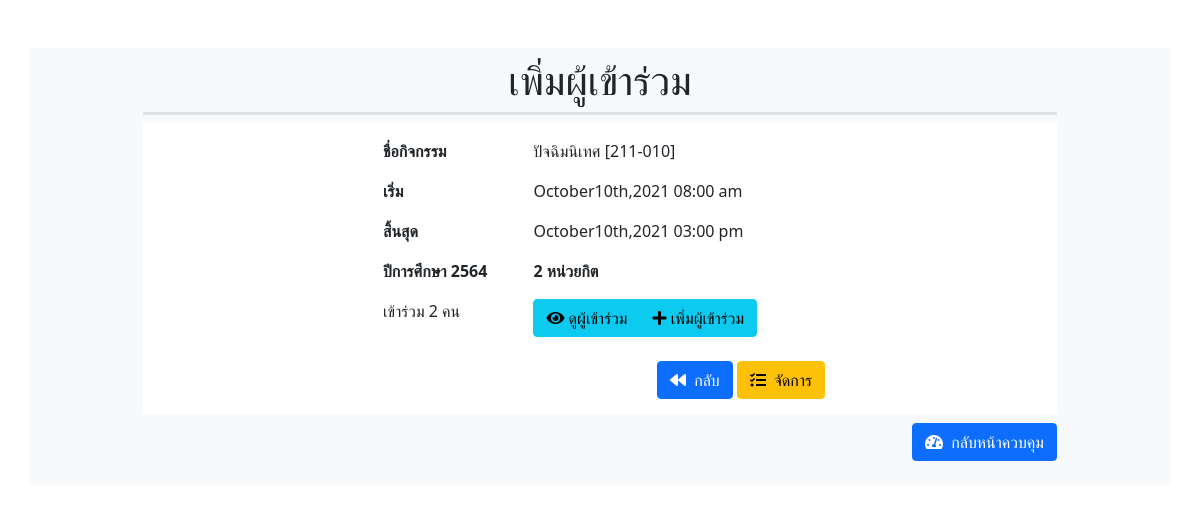
Screenshot of /sys/std/?id=10 (signed in) with the database file from the repository.
### tables this page shows
CREATE TABLE `tb_event` (
  `EID` int(3) UNSIGNED ZEROFILL NOT NULL,
  `eventTitle` varchar(50) NOT NULL,
  `eventOfYear` varchar(4) NOT NULL,
  `eventCredit` int(1) UNSIGNED NOT NULL DEFAULT 3,
  `eventType` enum('กิจกรรมบังคับ','กิจกรรมบังคับเลือก','กิจกรรมเลือก') NOT NULL DEFAULT 'กิจกรรมเลือก',
  `start` datetime NOT NULL DEFAULT current_timestamp(),
  `end` datetime NOT NULL DEFAULT current_timestamp()
);

### sys/std/index.php (the view, shortened to what this page needs)
<!DOCTYPE html>
<html lang="en">
<?php
include("../../school/conn/object_connect.php");
$sql = "SELECT *, (SELECT COUNT(*) FROM tb_useronevent u WHERE u.EID=e.EID) AS userJoin FROM tb_event e WHERE e.EID = ?";
$stmt = $mysqli->prepare($sql);
$stmt->bind_param("i", $_GET['id']);
$stmt->execute();
$res = $stmt->get_result();
$e = $res->fetch_assoc();
$dateFormat = "FdS,Y h:i a";
$eventTypes = ["กิจกรรมบังคับ", "กิจกรรมบังคับเลือก", "กิจกรรมเลือก"];
$eventCode = substr($e['eventOfYear'] - 543, 2) . (array_search($e['eventType'], $eventTypes) + 1) . "-" . str_pad($e['EID'], 3, "0", false);
?>
<head>
    <link rel="stylesheet" href="https://cdnjs.cloudflare.com/ajax/libs/twitter-bootstrap/5.0.0-beta1/css/bootstrap.min.css" />
    <link rel="stylesheet" href="https://cdnjs.cloudflare.com/ajax/libs/font-awesome/5.15.2/css/all.min.css" />
</head>
<body>
    <div class="container bg-light mt-5">
        <div class="col-10 mx-auto p-2 rounded">
            <h1 class="w-100 text-center pb-2 border-bottom border-3">เพิ่มผู้เข้าร่วม</h1>
            <div class="bg-white p-2 mb-2">
                <div class="col-10 mx-auto" style="max-width:450px">
                    <table class="table table-borderless">
                        <thead>
                            <tr>
                                <th>ชื่อกิจกรรม</th>
                                <td><?= $e['eventTitle'] ?> [<?= $eventCode ?>]</td>
                            </tr>
                            <tr>
                                <th>เริ่ม</th>
                                <td><?= date_format(date_create($e['start']), $dateFormat) ?></td>
                            </tr>
                            <tr>
                                <th>สิ้นสุด</th>
                                <td><?= date_format(date_create($e['end']), $dateFormat) ?></td>
                            </tr>
                            <tr>
                                <th>ปีการศึกษา <?= $e['eventOfYear'] ?></th>
                                <th><?= $e['eventCredit'] ?> หน่วยกิต</th>
                            </tr>
                        </thead>
                        <tbody>
                            <tr>
                                <td><?= "เข้าร่วม {$e['userJoin']} คน" ?></td>
                                <td>
                                    <div class="btn-group">
                                        <a href="./watch.php?id=<?= $_GET['id'] ?>" class="btn btn-info">
                                            <i class="fa fa-eye" aria-hidden="true"></i> ดูผู้เข้าร่วม
                                        </a>
                                        <a href="./add.php?id=<?= $_GET['id'] ?>" class="btn btn-info">
                                            <i class="fa fa-plus" aria-hidden="true"></i> เพิ่มผู้เข้าร่วม
                                        </a>
                                    </div>
                                </td>
                            </tr>
                        </tbody>
                    </table>
                    <div class="row mb-2">
                        <div class="col-auto ms-auto me-0">
                            <a href="#" class="btn btn-primary" onclick="history.go(-1)">
                                <i class="fa fa-backward me-1" aria-hidden="true"></i> กลับ
                            </a>
                            <a href="../conf/?id=<?= $_GET['id'] ?>" class="btn btn-warning">
                                <i class="fa fa-tasks me-1" aria-hidden="true"></i> จัดการ
                            </a>
                        </div>
                    </div>
                </div>
            </div>
            <div class="row pb-3">
                <div class="col text-end">
                    <a role="button" href="../../school/console.php" class="btn btn-primary">
                        <i class="fa fa-tachometer-alt me-1" aria-hidden="true"></i>
                        กลับหน้าควบคุม
                    </a>
                </div>
            </div>
        </div>
    </div>
</body>
</html>

### rows the page displays
tb_event: eventTitle "ปัจฉิมนิเทศ", eventCode "211-010", start "October10th,2021 08:00 am", end "October10th,2021 03:00 pm", eventOfYear "2564", eventCredit "2"

### other values shown
$e['userJoin'] "2"
